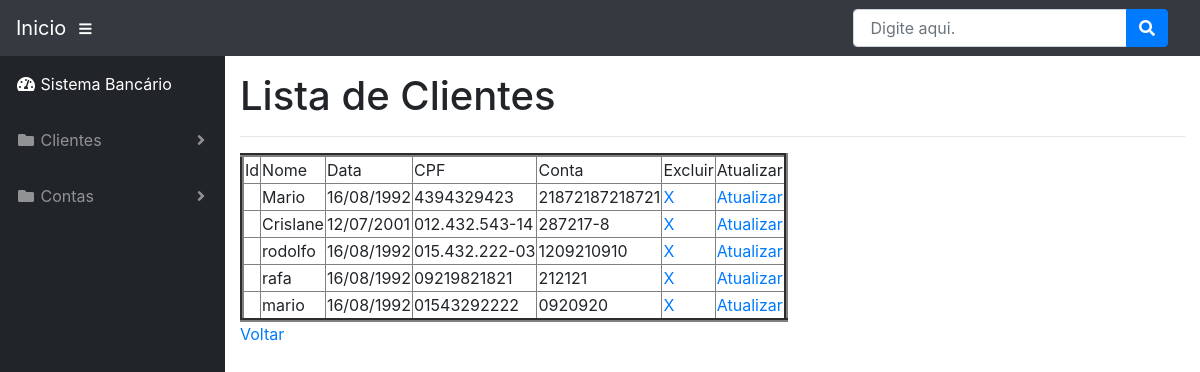
Screenshot of /lista with the database file from the repository.
### app.py (models this page shows, shortened)
class Pessoa(db.Model):
	__tablename__ = 'cliente'
	_id = db.Column(db.Integer, primary_key=True, autoincrement=True)
	nome = db.Column(db.String)
	data = db.Column(db.String)
	cpf = db.Column(db.String)
	conta = db.Column(db.String)

### app.py (the view)
@app.route("/lista")
def lista():
	pessoas = Pessoa.query.all()
	return render_template("lista.html", pessoas=pessoas)

### templates/lista.html (shortened to what this page needs)
<!DOCTYPE html>
<html lang="pt">
  <head>
    <link href="/static/vendor/bootstrap/css/bootstrap.min.css" rel="stylesheet">
    <link href="/static/vendor/fontawesome-free/css/all.min.css" rel="stylesheet" type="text/css">
    <link href="/static/vendor/datatables/dataTables.bootstrap4.css" rel="stylesheet">
    <link href="/static/css/sb-admin.css" rel="stylesheet">
  </head>
  <body id="page-top">
    <nav class="navbar navbar-expand navbar-dark bg-dark static-top">
      <a class="navbar-brand mr-1" href="index.html">Inicio </a>
      <button class="btn btn-link btn-sm text-white order-1 order-sm-0" id="sidebarToggle" href="#">
        <i class="fas fa-bars"></i>
      </button>
      <form class="d-none d-md-inline-block form-inline ml-auto mr-0 mr-md-3 my-2 my-md-0">
        <div class="input-group">
          <input type="text" class="form-control" placeholder=" Digite aqui." aria-label="Search" aria-describedby="basic-addon2">
          <div class="input-group-append">
            <button class="btn btn-primary" type="button">
              <i class="fas fa-search"></i>
            </button>
          </div>
        </div>
      </form>
    </nav>
    <div id="wrapper">
      <ul class="sidebar navbar-nav">
        <li class="nav-item active">
          <a class="nav-link" href="index.html">
            <i class="fas fa-fw fa-tachometer-alt"></i>
            <span> Sistema Bancário</span>
          </a>
        </li>
        <li class="nav-item dropdown">
          <a class="nav-link dropdown-toggle" href="#" id="pagesDropdown" role="button" data-toggle="dropdown" aria-haspopup="true" aria-expanded="false">
            <i class="fas fa-fw fa-folder"></i>
            <span> Clientes </span>
          </a>
        </li>
<li class="nav-item dropdown">
          <a class="nav-link dropdown-toggle" href="#" id="pagesDropdown" role="button" data-toggle="dropdown" aria-haspopup="true" aria-expanded="false">
            <i class="fas fa-fw fa-folder"></i>
            <span> Contas </span>
          </a>
      </ul>
      <div id="content-wrapper">
        <div class="container-fluid">
        <h1> Lista de Clientes </h1>
    <hr>
    <table border="4">
      <tr>
        <td>Id</td>
        <td>Nome</td>
        <td>Data</td>
        <td>CPF</td>
        <td>Conta</td>
        <td>Excluir</td>
        <td>Atualizar</td>
      </tr>
      {% for pessoa in pessoas %}
      <tr>
        <td>{{ pessoa.id }}</td>
        <td>{{ pessoa.nome }}</td>
        <td>{{ pessoa.data }}</td>
        <td>{{ pessoa.cpf }}</td>
        <td>{{ pessoa.conta }}</td>
        <td><a href="/excluir/{{ pessoa._id }}"> X </td>
        <td><a href="/atualizar/{{ pessoa._id }}"> Atualizar </td>
      </tr>
      {% endfor %}
    </table>
    <a href="/index"> Voltar </a>
        </div>
      </div>
    </div>
  </body>
</html>

### static/css/sb-admin.css (style rules this page uses)
html { position: relative; min-height: 100%; }
body { height: 100%; }
#wrapper { display: -webkit-box; display: -ms-flexbox; display: flex; }
#wrapper #content-wrapper { overflow-x: hidden; width: 100%; padding-top: 1rem; padding-bottom: 80px; }
.navbar-nav .nav-item.active .nav-link { color: #fff; }
.navbar-nav .nav-item.dropdown .dropdown-toggle::after { width: 1rem; text-align: center; float: right; vertical-align: 0; border: 0; font-weight: 900; content: '\f105'; font-family: 'Font Awesome 5 Free'; }
.sidebar { width: 90px !important; background-color: #212529; min-height: calc(100vh - 56px); }
.sidebar .nav-item:last-child { margin-bottom: 1rem; }
.sidebar .nav-item .nav-link { text-align: center; padding: 0.75rem 1rem; width: 90px; }
.sidebar .nav-item .nav-link span { font-size: 0.65rem; display: block; }
.sidebar .nav-item.dropdown .dropdown-toggle::after { display: none; }
.sidebar .nav-item .nav-link { color: rgba(255, 255, 255, 0.5); }
@media (min-width: 768px) { .sidebar { width: 225px !important; } }
@media (min-width: 768px) { .sidebar .nav-item .nav-link { display: block; width: 100%; text-align: left; padding: 1rem; width: 225px; } }
@media (min-width: 768px) { .sidebar .nav-item .nav-link span { font-size: 1rem; display: inline; } }
@media (min-width: 768px) { .sidebar .nav-item.dropdown .dropdown-toggle::after { display: block; } }
:root { --input-padding-x: 0.75rem; --input-padding-y: 0.75rem; }

### rows the page displays
Pessoa: nome "Mario", data "16/08/1992", cpf "4394329423", conta "21872187218721"
Pessoa: nome "Crislane", data "12/07/2001", cpf "012.432.543-14", conta "287217-8"
Pessoa: nome "rodolfo", data "16/08/1992", cpf "015.432.222-03", conta "1209210910"
Pessoa: nome "rafa", data "16/08/1992", cpf "09219821821", conta "212121"
Pessoa: nome "mario", data "16/08/1992", cpf "01543292222", conta "0920920"
